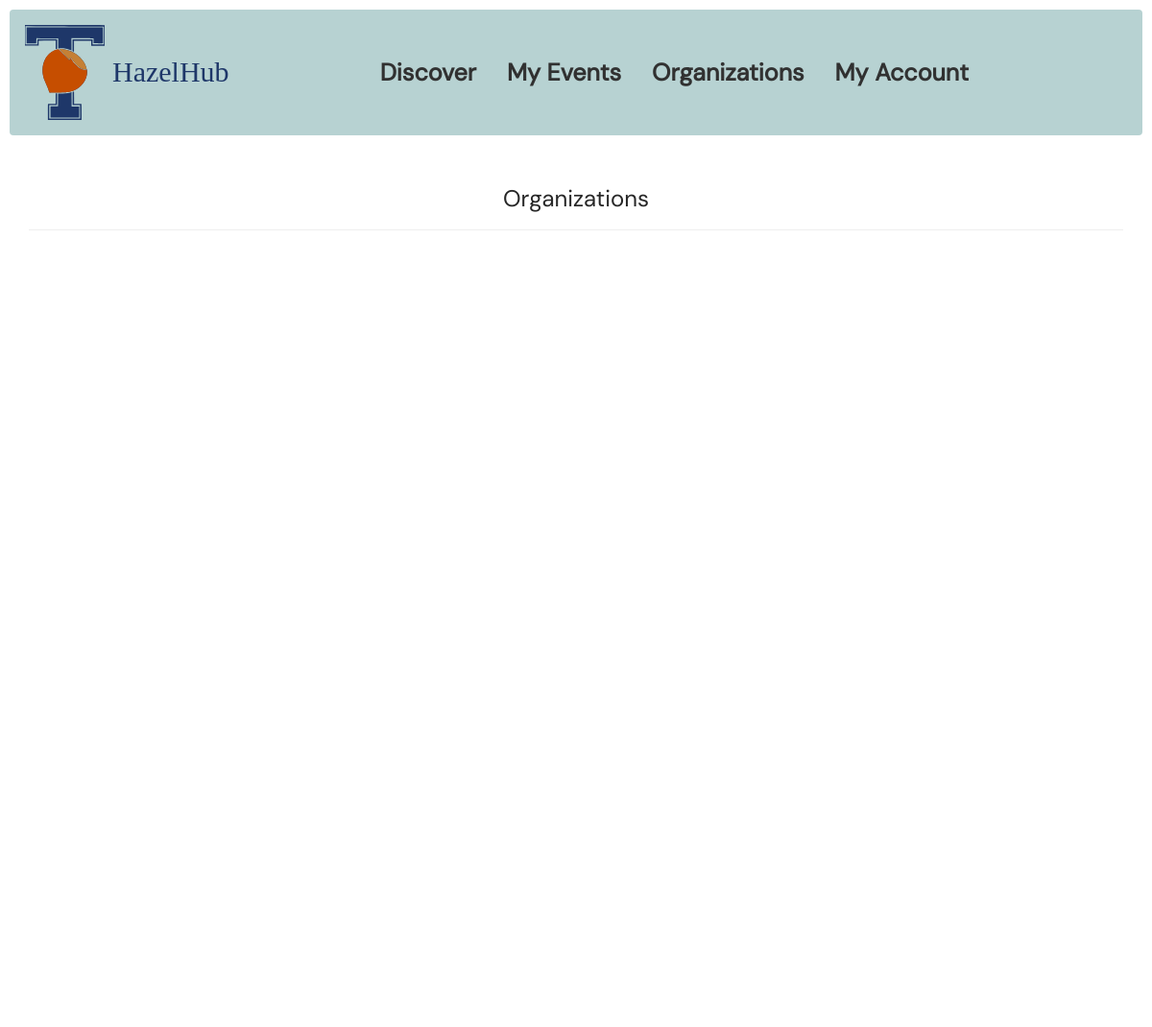
The page /organizer/list on the database as committed earlier.
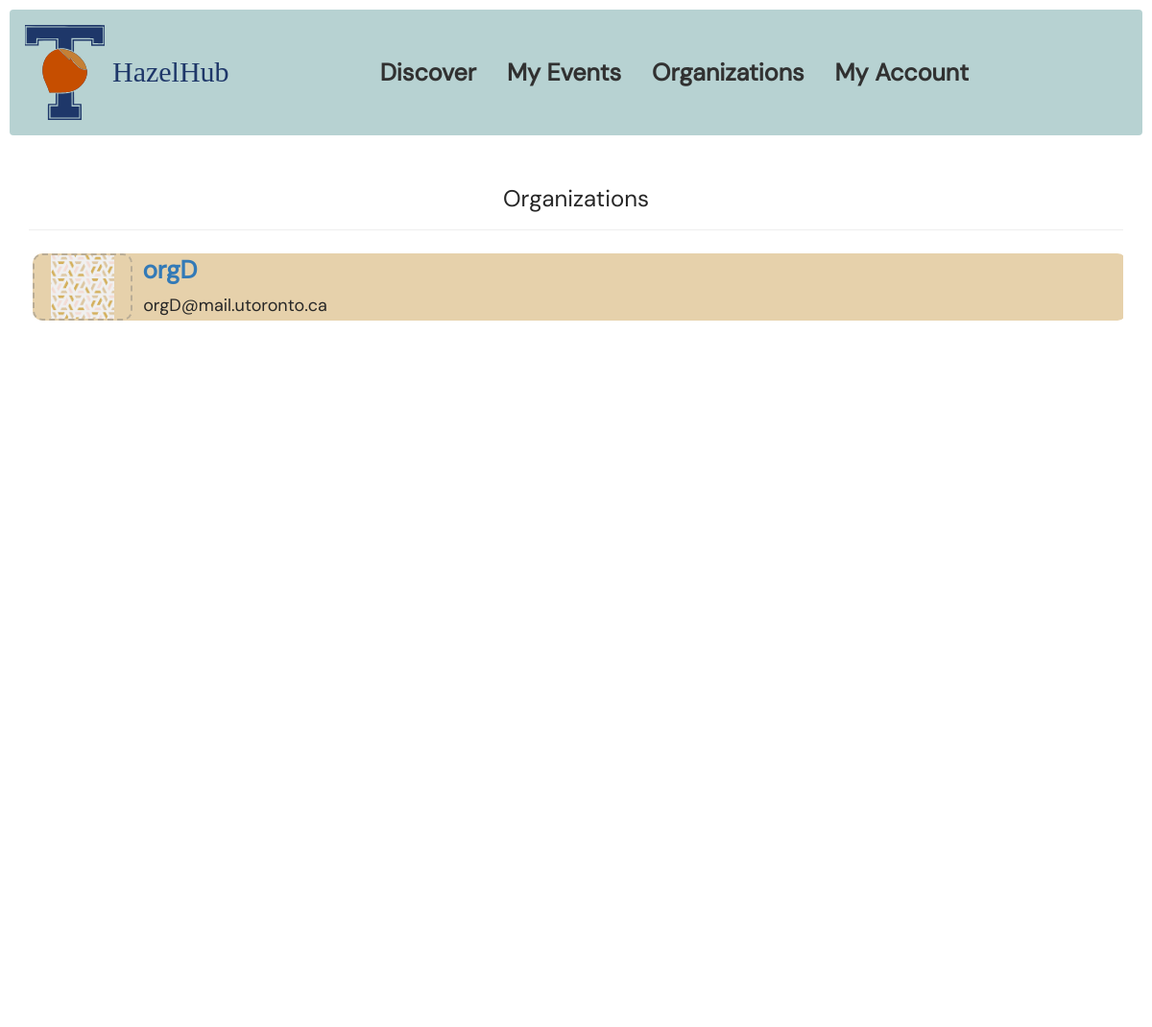
The same page on the database as committed later.
### app/models.py (models this page shows, shortened)
class Organizer(UserMixin, db.Model):
    __tablename__ = "organizers"
    id = db.Column(db.String(255), primary_key=True)
    role = "organizer"
    organizer_name: Mapped[str] = mapped_column(String(30), nullable=False)
    organizer_email: Mapped[str] = mapped_column(String(30), unique=True, nullable=False)
    password = db.Column(db.String(255), nullable=False)
    description: Mapped[str] = mapped_column(String(10000), nullable=True)
    image_link: Mapped[str] = mapped_column(String(1000), nullable=True)
    campus: Mapped[str] = mapped_column(String(5), nullable=True)
    website: Mapped[str] = mapped_column(String(30), nullable=True)
    instagram: Mapped[str] = mapped_column(String(30), nullable=True)
    linkedin: Mapped[str] = mapped_column(String(30), nullable=True)
    events: Mapped[List[Event]] = relationship(
        secondary=OrganizerEvents, back_populates="organizers"
    )
    interests: Mapped[List[Interest]] = relationship(
        secondary=OrganizerInterests, back_populates="organizers"
    )

### app/main/organizers/routes.py (the view)
@organizers_blueprint.route("/organizer/list", methods=["GET"])
def organizer_list():
    organizers = Organizer.query.all()
    if organizers is not None:
        return render_template(
            "organizerDashboard.html",
            name=session.get("organization_name", "Stranger"),
            organizers=organizers,
        )

### app/templates/organizerDashboard.html (shortened to what this page needs)
{% extends "base.html" %}
{% block page_content %}
<div>
    <div class="page-header">
        <h1>Organizations</h1>
    </div>
    <link rel="stylesheet" href="{{ url_for('static', filename='css/my-events.css') }}" />
    <div class="my-events-container">
        <div class="main">
            {% for organizer in organizers %}
                <a href="{{ url_for('organizers.organizer_details', organizer_id=organizer.id) }}">
                    <div class="event-row-component-container event-row-component-root-class-name">
                        <a href="{{ url_for('organizers.organizer_details', organizer_id=organizer.id) }}" class="event-row-component-navlink">
                            <img alt="image_alt3" src="{{ organizer.image_link }}" onerror="this.onerror=null; this.src='/static/assets/26126.jpg'" class="event-row-component-image" />
                        </a>
                        <div class="event-row-component-container1">
                            <a href="{{ url_for('organizers.organizer_details', organizer_id=organizer.id) }}" class="event-row-component-navlink1">
                                <span>{{ organizer.organizer_name }}</span>
                            </a>
                            <span class="event-row-component-text">
                            <span>{{ organizer.organizer_email }}</span>
                            </span>
                        </div>
                    </div>
                </a>
        {% endfor %}
        </div>
    </div>
</div>
{% endblock %}

### app/templates/base.html (shortened to what this page needs)
{% extends "bootstrap/base.html" %} {% block title %}HazelHub{% endblock %} {%
block navbar %}
<link rel="stylesheet" href="{{ url_for('static', filename='css/main.css') }}">
<div class="tob-bar-container tob-bar-root-class-name">
  <div class="tob-bar-top-bar">
    <img alt="image" src="{{ url_for('static', filename='assets/hazelhublogo.svg') }}" class="tob-bar-image" />
    <span class="tob-bar-text"><span>HazelHub</span></span>
    <nav class="tob-bar-links">
      <a href="/discover" class="tob-bar-navlink">
        <span>Discover</span>
      </a>
      <a href="/myEvents" class="tob-bar-navlink1">
        <span>My Events</span>
      </a>
      <a href="/organizer/list" class="tob-bar-navlink2">
        <span>Organizations</span>
      </a>
      {% if current_user.name %}
      <a href="/user/myAccount" class="tob-bar-navlink3">
        <span>My Account</span>
      </a>
      {% else %}
      <a href="/organizer/myAccount" class="tob-bar-navlink3">
        <span>My Account</span>
      </a>
      {% endif %}
    </nav>
  </div>
</div>
{% endblock %} {% block content %}
<div class="container">
   {% block page_content %}{% endblock %}
</div>
{% endblock %}

### app/static/css/main.css (style rules this page uses)
*, *::before, *::after { box-sizing: border-box; }
html { background-color: #ffffff; }
body { color: #272727; font-family: "DM Sans"; font-style: normal; font-weight: 400; letter-spacing: 0; padding: 1rem; align-items: center ; }
.main { max-width: 1200px; margin: 0 auto; }
h1 { font-size: 24px; font-weight: 400; text-align: center; }
img { height: auto; max-width: 100%; vertical-align: middle; }

### app/static/css/my-events.css (style rules this page uses)
.main { width: 100%; }
.event-row-component-container { width: 100%; height: 70px; display: flex; position: relative; align-items: center; border-radius: 10px; flex-direction: row; background-color: var(--dl-color-hazelhub-beige); }
.event-row-component-navlink { display: contents; }
.event-row-component-image { left: 0px; width: 104px; border: 2px dashed rgba(120, 120, 120, 0.4); bottom: 0px; height: 100%; position: absolute; object-fit: contain; border-radius: 10px; object-position: center; }
.event-row-component-container1 { flex: 0 0 auto; width: auto; height: auto; display: flex; position: relative; align-items: center; flex-direction: column; }
.event-row-component-navlink1 { margin: auto; font-size: 26px; font-weight: bold; text-decoration: none; }
.event-row-component-text { bottom: -1.1em; left: 6.4em; position: relative; font-size: 18px; display: flex; flex-direction: row; gap: 10px; flex-wrap: nowrap; }
.event-row-component-root-class-name { height: 70px; margin: 4px; }
.event-row-component-navlink1 { top: -0.9em; left: 4.4em; margin: auto; position: absolute; font-size: 26px; font-weight: bold; text-decoration: none; overflow: hidden; white-space: nowrap; }
.my-events-container { width: 100%; display: flex; overflow: auto; min-height: 100vh; align-items: center; flex-direction: column; text-align: start; }

### app/static/css/top-bar.css (style rules this page uses)
.tob-bar-container { width: auto; height: auto; display: flex; position: relative; align-items: flex-start; flex-direction: column; }
.tob-bar-top-bar { flex: 0 0 auto; width: 100%; display: flex; z-index: 100; position: relative; align-self: center; align-items: center; padding-top: var(--dl-space-space-halfunit); padding-left: var(--dl-space-space-halfunit); border-radius: var(--dl-radius-radius-radius4); padding-right: var(--dl-space-space-oneandhalfunits); padding-bottom: var(--dl-space-space-halfunit); justify-content: flex-start; background-color: var(--dl-color-hazelhub-bb); }
.tob-bar-image { width: 99px; height: 115px; object-fit: cover; padding-top: var(--dl-space-space-halfunit); padding-left: var(--dl-space-space-halfunit); padding-right: var(--dl-space-space-halfunit); padding-bottom: var(--dl-space-space-halfunit); }
.tob-bar-text { color: var(--dl-color-hazelhub-tblue); font-size: 30px; align-self: center; font-style: normal; font-family: "Renogare"; font-weight: 200; }
.tob-bar-links { flex: 1; width: 1200px; height: 39px; display: flex; align-items: center; flex-direction: row; justify-content: center; }
.tob-bar-navlink { color: var(--dl-color-hazelhub-dblack); font-size: 25px; font-style: normal; font-family: "DM Sans"; font-weight: 600; text-decoration: none; }
.tob-bar-navlink1 { color: var(--dl-color-hazelhub-dblack); font-size: 25px; font-style: normal; font-weight: 600; margin-left: var(--dl-space-space-twounits); text-decoration: none; }
.tob-bar-root-class-name { height: var(--dl-size-size-large); }

Rows that differ between the two databases and show on the page:
added Organizer: organizer_name "orgD", organizer_email "orgD@mail.utoronto.ca"
